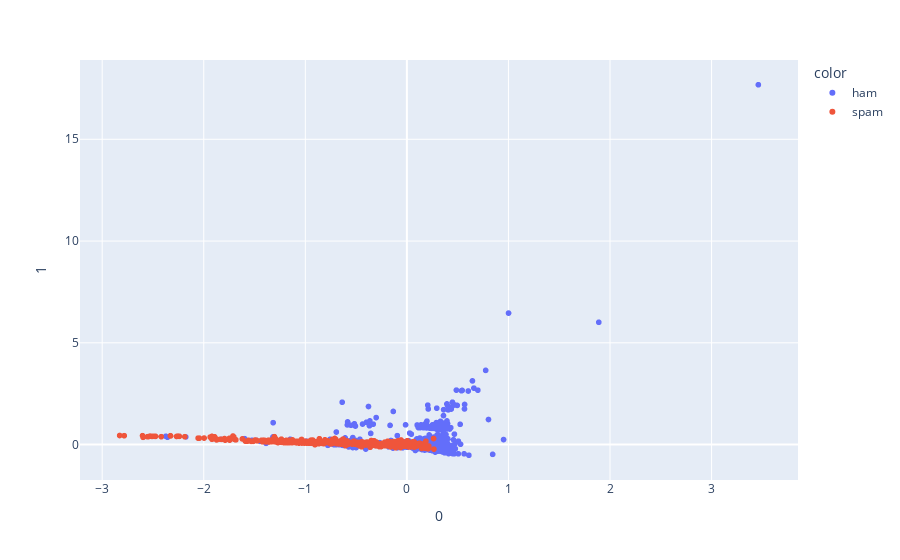

The cell this chart's notebook holds for it:
### Markdown cell above
### 5.1.b) Visualizing the PCA

### Code cell
import plotly.express as px

pca2 = PCA(n_components=2)

principalComponents2 = pca2.fit_transform(TF.drop('Labels',axis=1))
fig = px.scatter(principalComponents2, x=0, y=1,color = TF["Labels"])
fig.show()

### Figure 1 — Plotly figure (JSON) as saved in the notebook; plotly's stock layout.template omitted (floating-point values rounded to 4 significant figures; data arrays with more than 128 entries replaced by an {"elided": "..."} marker saying what was removed)
{"data": [{"hovertemplate": "color=ham<br>0=%{x}<br>1=%{y}<extra></extra>", "legendgroup": "ham", "marker": {"color": "#636efa", "symbol": "circle"}, "mode": "markers", "name": "ham", "showlegend": true, "type": "scattergl", "x": {"elided": "4518 float values"}, "xaxis": "x", "y": {"elided": "4518 float values"}, "yaxis": "y"}, {"hovertemplate": "color=spam<br>0=%{x}<br>1=%{y}<extra></extra>", "legendgroup": "spam", "marker": {"color": "#EF553B", "symbol": "circle"}, "mode": "markers", "name": "spam", "showlegend": true, "type": "scattergl", "x": {"elided": "653 float values"}, "xaxis": "x", "y": {"elided": "653 float values"}, "yaxis": "y"}], "layout": {"legend": {"title": {"text": "color"}, "tracegroupgap": 0}, "margin": {"t": 60}, "xaxis": {"anchor": "y", "domain": [0, 1], "title": {"text": "0"}}, "yaxis": {"anchor": "x", "domain": [0, 1], "title": {"text": "1"}}}}
